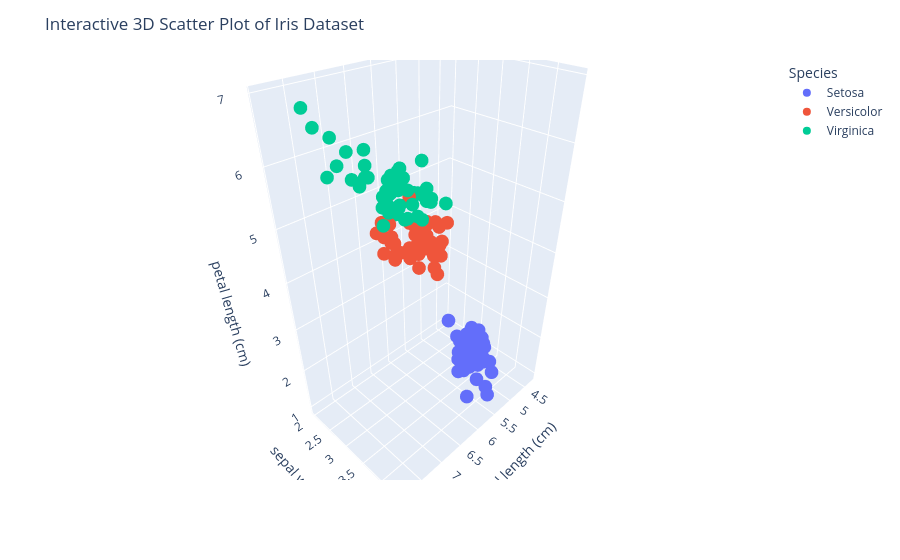
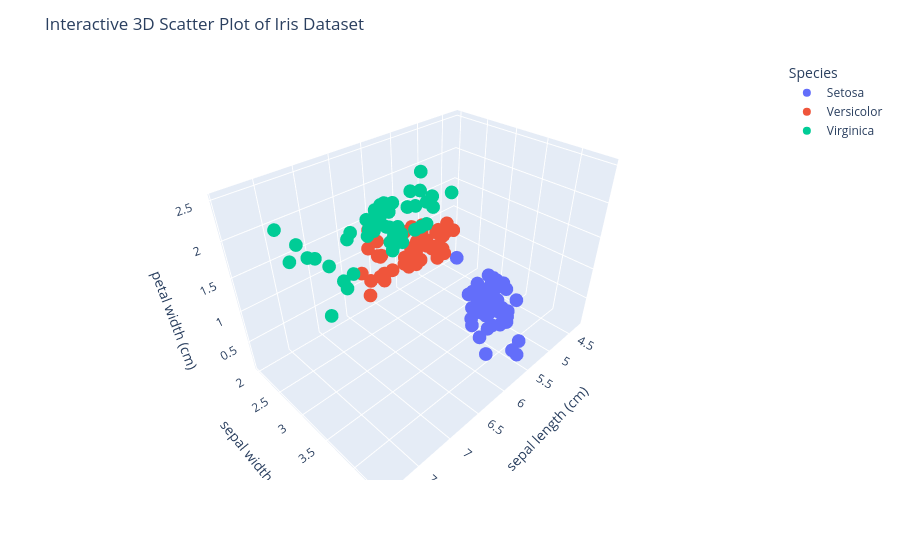
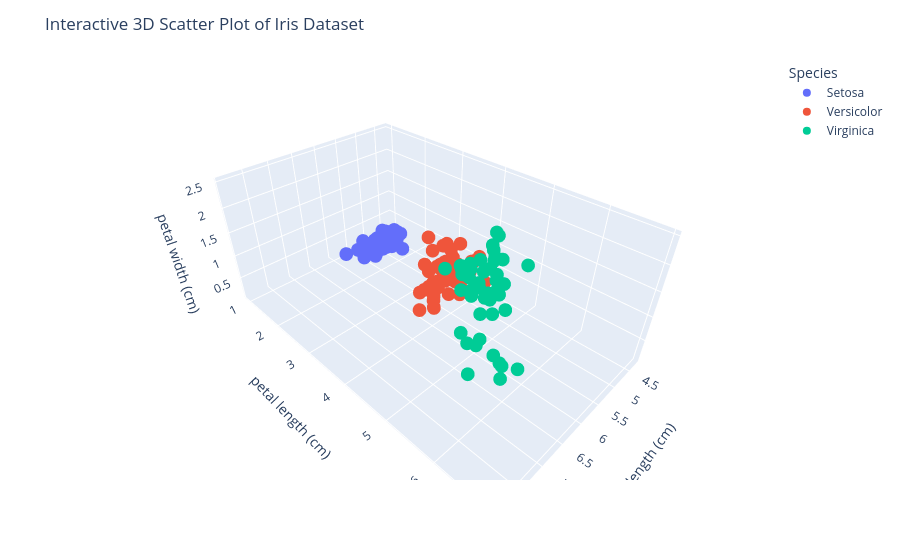
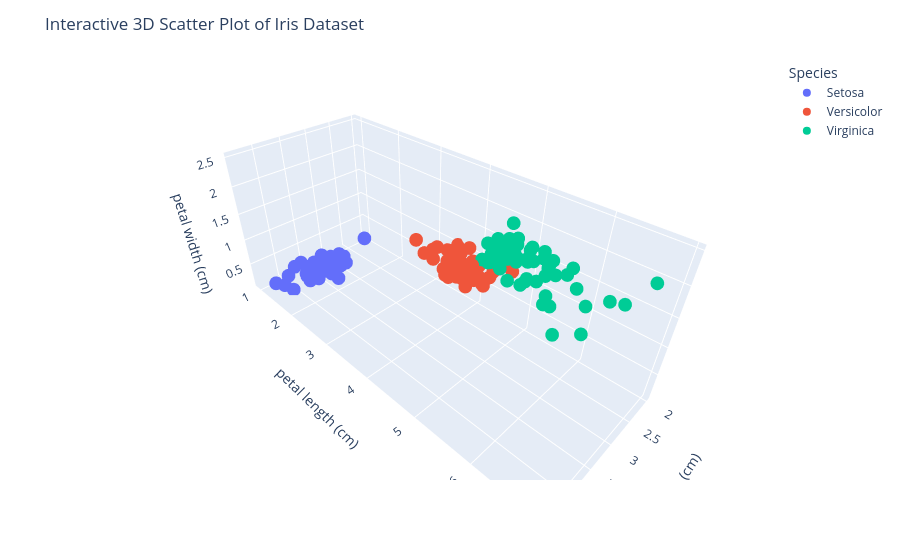

The notebook cell these images were saved under, in order:
### Code cell
import plotly.express as px
from sklearn.datasets import load_iris
import pandas as pd

# Cargar el conjunto de datos Iris
iris = load_iris()
df = pd.DataFrame(iris.data, columns=iris.feature_names)
df['species'] = iris.target

# Crear un gráfico interactivo con Plotly faltando la columna petal width (cm)
fig = px.scatter_3d(df, 
                    x='sepal length (cm)', 
                    y='sepal width (cm)', 
                    z='petal length (cm)',
                    color=df['species'].map({0: 'Setosa', 1: 'Versicolor', 2: 'Virginica'}),
                    labels={'color': 'Species'})

fig.update_layout(title="Interactive 3D Scatter Plot of Iris Dataset")
fig.show()


# Crear un gráfico interactivo con Plotly faltando la columna petal length (cm)
fig = px.scatter_3d(df, 
                    x='sepal length (cm)', 
                    y='sepal width (cm)', 
                    z='petal width (cm)',
                    color=df['species'].map({0: 'Setosa', 1: 'Versicolor', 2: 'Virginica'}),
                    labels={'color': 'Species'})

fig.update_layout(title="Interactive 3D Scatter Plot of Iris Dataset")
fig.show()  


# Crear un gráfico interactivo con Plotly faltando la columna sepal length (cm)
fig = px.scatter_3d(df, 
                    x='sepal length (cm)', 
                    y='petal length (cm)', 
                    z='petal width (cm)',
                    color=df['species'].map({0: 'Setosa', 1: 'Versicolor', 2: 'Virginica'}),
                    labels={'color': 'Species'})

fig.update_layout(title="Interactive 3D Scatter Plot of Iris Dataset")
fig.show()


# Crear un gráfico interactivo con Plotly faltando la columna sepal width (cm)
fig = px.scatter_3d(df, 
                    x='sepal width (cm)', 
                    y='petal length (cm)', 
                    z='petal width (cm)',
                    color=df['species'].map({0: 'Setosa', 1: 'Versicolor', 2: 'Virginica'}),
                    labels={'color': 'Species'})

fig.update_layout(title="Interactive 3D Scatter Plot of Iris Dataset")
fig.show()

### Figure 1 — Plotly figure (JSON) as saved in the notebook; plotly's stock layout.template omitted (floating-point values rounded to 4 significant figures)
{"data": [{"hovertemplate": "Species=Setosa<br>sepal length (cm)=%{x}<br>sepal width (cm)=%{y}<br>petal length (cm)=%{z}<extra></extra>", "legendgroup": "Setosa", "marker": {"color": "#636efa", "symbol": "circle"}, "mode": "markers", "name": "Setosa", "scene": "scene", "showlegend": true, "type": "scatter3d", "x": [5.1, 4.9, 4.7, 4.6, 5, 5.4, 4.6, 5, 4.4, 4.9, 5.4, 4.8, 4.8, 4.3, 5.8, 5.7, 5.4, 5.1, 5.7, 5.1, 5.4, 5.1, 4.6, 5.1, 4.8, 5, 5, 5.2, 5.2, 4.7, 4.8, 5.4, 5.2, 5.5, 4.9, 5, 5.5, 4.9, 4.4, 5.1, 5, 4.5, 4.4, 5, 5.1, 4.8, 5.1, 4.6, 5.3, 5], "y": [3.5, 3, 3.2, 3.1, 3.6, 3.9, 3.4, 3.4, 2.9, 3.1, 3.7, 3.4, 3, 3, 4, 4.4, 3.9, 3.5, 3.8, 3.8, 3.4, 3.7, 3.6, 3.3, 3.4, 3, 3.4, 3.5, 3.4, 3.2, 3.1, 3.4, 4.1, 4.2, 3.1, 3.2, 3.5, 3.6, 3, 3.4, 3.5, 2.3, 3.2, 3.5, 3.8, 3, 3.8, 3.2, 3.7, 3.3], "z": [1.4, 1.4, 1.3, 1.5, 1.4, 1.7, 1.4, 1.5, 1.4, 1.5, 1.5, 1.6, 1.4, 1.1, 1.2, 1.5, 1.3, 1.4, 1.7, 1.5, 1.7, 1.5, 1, 1.7, 1.9, 1.6, 1.6, 1.5, 1.4, 1.6, 1.6, 1.5, 1.5, 1.4, 1.5, 1.2, 1.3, 1.4, 1.3, 1.5, 1.3, 1.3, 1.3, 1.6, 1.9, 1.4, 1.6, 1.4, 1.5, 1.4]}, {"hovertemplate": "Species=Versicolor<br>sepal length (cm)=%{x}<br>sepal width (cm)=%{y}<br>petal length (cm)=%{z}<extra></extra>", "legendgroup": "Versicolor", "marker": {"color": "#EF553B", "symbol": "circle"}, "mode": "markers", "name": "Versicolor", "scene": "scene", "showlegend": true, "type": "scatter3d", "x": [7, 6.4, 6.9, 5.5, 6.5, 5.7, 6.3, 4.9, 6.6, 5.2, 5, 5.9, 6, 6.1, 5.6, 6.7, 5.6, 5.8, 6.2, 5.6, 5.9, 6.1, 6.3, 6.1, 6.4, 6.6, 6.8, 6.7, 6, 5.7, 5.5, 5.5, 5.8, 6, 5.4, 6, 6.7, 6.3, 5.6, 5.5, 5.5, 6.1, 5.8, 5, 5.6, 5.7, 5.7, 6.2, 5.1, 5.7], "y": [3.2, 3.2, 3.1, 2.3, 2.8, 2.8, 3.3, 2.4, 2.9, 2.7, 2, 3, 2.2, 2.9, 2.9, 3.1, 3, 2.7, 2.2, 2.5, 3.2, 2.8, 2.5, 2.8, 2.9, 3, 2.8, 3, 2.9, 2.6, 2.4, 2.4, 2.7, 2.7, 3, 3.4, 3.1, 2.3, 3, 2.5, 2.6, 3, 2.6, 2.3, 2.7, 3, 2.9, 2.9, 2.5, 2.8], "z": [4.7, 4.5, 4.9, 4, 4.6, 4.5, 4.7, 3.3, 4.6, 3.9, 3.5, 4.2, 4, 4.7, 3.6, 4.4, 4.5, 4.1, 4.5, 3.9, 4.8, 4, 4.9, 4.7, 4.3, 4.4, 4.8, 5, 4.5, 3.5, 3.8, 3.7, 3.9, 5.1, 4.5, 4.5, 4.7, 4.4, 4.1, 4, 4.4, 4.6, 4, 3.3, 4.2, 4.2, 4.2, 4.3, 3, 4.1]}, {"hovertemplate": "Species=Virginica<br>sepal length (cm)=%{x}<br>sepal width (cm)=%{y}<br>petal length (cm)=%{z}<extra></extra>", "legendgroup": "Virginica", "marker": {"color": "#00cc96", "symbol": "circle"}, "mode": "markers", "name": "Virginica", "scene": "scene", "showlegend": true, "type": "scatter3d", "x": [6.3, 5.8, 7.1, 6.3, 6.5, 7.6, 4.9, 7.3, 6.7, 7.2, 6.5, 6.4, 6.8, 5.7, 5.8, 6.4, 6.5, 7.7, 7.7, 6, 6.9, 5.6, 7.7, 6.3, 6.7, 7.2, 6.2, 6.1, 6.4, 7.2, 7.4, 7.9, 6.4, 6.3, 6.1, 7.7, 6.3, 6.4, 6, 6.9, 6.7, 6.9, 5.8, 6.8, 6.7, 6.7, 6.3, 6.5, 6.2, 5.9], "y": [3.3, 2.7, 3, 2.9, 3, 3, 2.5, 2.9, 2.5, 3.6, 3.2, 2.7, 3, 2.5, 2.8, 3.2, 3, 3.8, 2.6, 2.2, 3.2, 2.8, 2.8, 2.7, 3.3, 3.2, 2.8, 3, 2.8, 3, 2.8, 3.8, 2.8, 2.8, 2.6, 3, 3.4, 3.1, 3, 3.1, 3.1, 3.1, 2.7, 3.2, 3.3, 3, 2.5, 3, 3.4, 3], "z": [6, 5.1, 5.9, 5.6, 5.8, 6.6, 4.5, 6.3, 5.8, 6.1, 5.1, 5.3, 5.5, 5, 5.1, 5.3, 5.5, 6.7, 6.9, 5, 5.7, 4.9, 6.7, 4.9, 5.7, 6, 4.8, 4.9, 5.6, 5.8, 6.1, 6.4, 5.6, 5.1, 5.6, 6.1, 5.6, 5.5, 4.8, 5.4, 5.6, 5.1, 5.1, 5.9, 5.7, 5.2, 5, 5.2, 5.4, 5.1]}], "layout": {"legend": {"title": {"text": "Species"}, "tracegroupgap": 0}, "margin": {"t": 60}, "scene": {"domain": {"x": [0, 1], "y": [0, 1]}, "xaxis": {"title": {"text": "sepal length (cm)"}}, "yaxis": {"title": {"text": "sepal width (cm)"}}, "zaxis": {"title": {"text": "petal length (cm)"}}}, "title": {"text": "Interactive 3D Scatter Plot of Iris Dataset"}}}

### Figure 2 — Plotly figure (JSON) as saved in the notebook; plotly's stock layout.template omitted (floating-point values rounded to 4 significant figures)
{"data": [{"hovertemplate": "Species=Setosa<br>sepal length (cm)=%{x}<br>sepal width (cm)=%{y}<br>petal width (cm)=%{z}<extra></extra>", "legendgroup": "Setosa", "marker": {"color": "#636efa", "symbol": "circle"}, "mode": "markers", "name": "Setosa", "scene": "scene", "showlegend": true, "type": "scatter3d", "x": [5.1, 4.9, 4.7, 4.6, 5, 5.4, 4.6, 5, 4.4, 4.9, 5.4, 4.8, 4.8, 4.3, 5.8, 5.7, 5.4, 5.1, 5.7, 5.1, 5.4, 5.1, 4.6, 5.1, 4.8, 5, 5, 5.2, 5.2, 4.7, 4.8, 5.4, 5.2, 5.5, 4.9, 5, 5.5, 4.9, 4.4, 5.1, 5, 4.5, 4.4, 5, 5.1, 4.8, 5.1, 4.6, 5.3, 5], "y": [3.5, 3, 3.2, 3.1, 3.6, 3.9, 3.4, 3.4, 2.9, 3.1, 3.7, 3.4, 3, 3, 4, 4.4, 3.9, 3.5, 3.8, 3.8, 3.4, 3.7, 3.6, 3.3, 3.4, 3, 3.4, 3.5, 3.4, 3.2, 3.1, 3.4, 4.1, 4.2, 3.1, 3.2, 3.5, 3.6, 3, 3.4, 3.5, 2.3, 3.2, 3.5, 3.8, 3, 3.8, 3.2, 3.7, 3.3], "z": [0.2, 0.2, 0.2, 0.2, 0.2, 0.4, 0.3, 0.2, 0.2, 0.1, 0.2, 0.2, 0.1, 0.1, 0.2, 0.4, 0.4, 0.3, 0.3, 0.3, 0.2, 0.4, 0.2, 0.5, 0.2, 0.2, 0.4, 0.2, 0.2, 0.2, 0.2, 0.4, 0.1, 0.2, 0.2, 0.2, 0.2, 0.1, 0.2, 0.2, 0.3, 0.3, 0.2, 0.6, 0.4, 0.3, 0.2, 0.2, 0.2, 0.2]}, {"hovertemplate": "Species=Versicolor<br>sepal length (cm)=%{x}<br>sepal width (cm)=%{y}<br>petal width (cm)=%{z}<extra></extra>", "legendgroup": "Versicolor", "marker": {"color": "#EF553B", "symbol": "circle"}, "mode": "markers", "name": "Versicolor", "scene": "scene", "showlegend": true, "type": "scatter3d", "x": [7, 6.4, 6.9, 5.5, 6.5, 5.7, 6.3, 4.9, 6.6, 5.2, 5, 5.9, 6, 6.1, 5.6, 6.7, 5.6, 5.8, 6.2, 5.6, 5.9, 6.1, 6.3, 6.1, 6.4, 6.6, 6.8, 6.7, 6, 5.7, 5.5, 5.5, 5.8, 6, 5.4, 6, 6.7, 6.3, 5.6, 5.5, 5.5, 6.1, 5.8, 5, 5.6, 5.7, 5.7, 6.2, 5.1, 5.7], "y": [3.2, 3.2, 3.1, 2.3, 2.8, 2.8, 3.3, 2.4, 2.9, 2.7, 2, 3, 2.2, 2.9, 2.9, 3.1, 3, 2.7, 2.2, 2.5, 3.2, 2.8, 2.5, 2.8, 2.9, 3, 2.8, 3, 2.9, 2.6, 2.4, 2.4, 2.7, 2.7, 3, 3.4, 3.1, 2.3, 3, 2.5, 2.6, 3, 2.6, 2.3, 2.7, 3, 2.9, 2.9, 2.5, 2.8], "z": [1.4, 1.5, 1.5, 1.3, 1.5, 1.3, 1.6, 1, 1.3, 1.4, 1, 1.5, 1, 1.4, 1.3, 1.4, 1.5, 1, 1.5, 1.1, 1.8, 1.3, 1.5, 1.2, 1.3, 1.4, 1.4, 1.7, 1.5, 1, 1.1, 1, 1.2, 1.6, 1.5, 1.6, 1.5, 1.3, 1.3, 1.3, 1.2, 1.4, 1.2, 1, 1.3, 1.2, 1.3, 1.3, 1.1, 1.3]}, {"hovertemplate": "Species=Virginica<br>sepal length (cm)=%{x}<br>sepal width (cm)=%{y}<br>petal width (cm)=%{z}<extra></extra>", "legendgroup": "Virginica", "marker": {"color": "#00cc96", "symbol": "circle"}, "mode": "markers", "name": "Virginica", "scene": "scene", "showlegend": true, "type": "scatter3d", "x": [6.3, 5.8, 7.1, 6.3, 6.5, 7.6, 4.9, 7.3, 6.7, 7.2, 6.5, 6.4, 6.8, 5.7, 5.8, 6.4, 6.5, 7.7, 7.7, 6, 6.9, 5.6, 7.7, 6.3, 6.7, 7.2, 6.2, 6.1, 6.4, 7.2, 7.4, 7.9, 6.4, 6.3, 6.1, 7.7, 6.3, 6.4, 6, 6.9, 6.7, 6.9, 5.8, 6.8, 6.7, 6.7, 6.3, 6.5, 6.2, 5.9], "y": [3.3, 2.7, 3, 2.9, 3, 3, 2.5, 2.9, 2.5, 3.6, 3.2, 2.7, 3, 2.5, 2.8, 3.2, 3, 3.8, 2.6, 2.2, 3.2, 2.8, 2.8, 2.7, 3.3, 3.2, 2.8, 3, 2.8, 3, 2.8, 3.8, 2.8, 2.8, 2.6, 3, 3.4, 3.1, 3, 3.1, 3.1, 3.1, 2.7, 3.2, 3.3, 3, 2.5, 3, 3.4, 3], "z": [2.5, 1.9, 2.1, 1.8, 2.2, 2.1, 1.7, 1.8, 1.8, 2.5, 2, 1.9, 2.1, 2, 2.4, 2.3, 1.8, 2.2, 2.3, 1.5, 2.3, 2, 2, 1.8, 2.1, 1.8, 1.8, 1.8, 2.1, 1.6, 1.9, 2, 2.2, 1.5, 1.4, 2.3, 2.4, 1.8, 1.8, 2.1, 2.4, 2.3, 1.9, 2.3, 2.5, 2.3, 1.9, 2, 2.3, 1.8]}], "layout": {"legend": {"title": {"text": "Species"}, "tracegroupgap": 0}, "margin": {"t": 60}, "scene": {"domain": {"x": [0, 1], "y": [0, 1]}, "xaxis": {"title": {"text": "sepal length (cm)"}}, "yaxis": {"title": {"text": "sepal width (cm)"}}, "zaxis": {"title": {"text": "petal width (cm)"}}}, "title": {"text": "Interactive 3D Scatter Plot of Iris Dataset"}}}

### Figure 3 — Plotly figure (JSON) as saved in the notebook; plotly's stock layout.template omitted (floating-point values rounded to 4 significant figures)
{"data": [{"hovertemplate": "Species=Setosa<br>sepal length (cm)=%{x}<br>petal length (cm)=%{y}<br>petal width (cm)=%{z}<extra></extra>", "legendgroup": "Setosa", "marker": {"color": "#636efa", "symbol": "circle"}, "mode": "markers", "name": "Setosa", "scene": "scene", "showlegend": true, "type": "scatter3d", "x": [5.1, 4.9, 4.7, 4.6, 5, 5.4, 4.6, 5, 4.4, 4.9, 5.4, 4.8, 4.8, 4.3, 5.8, 5.7, 5.4, 5.1, 5.7, 5.1, 5.4, 5.1, 4.6, 5.1, 4.8, 5, 5, 5.2, 5.2, 4.7, 4.8, 5.4, 5.2, 5.5, 4.9, 5, 5.5, 4.9, 4.4, 5.1, 5, 4.5, 4.4, 5, 5.1, 4.8, 5.1, 4.6, 5.3, 5], "y": [1.4, 1.4, 1.3, 1.5, 1.4, 1.7, 1.4, 1.5, 1.4, 1.5, 1.5, 1.6, 1.4, 1.1, 1.2, 1.5, 1.3, 1.4, 1.7, 1.5, 1.7, 1.5, 1, 1.7, 1.9, 1.6, 1.6, 1.5, 1.4, 1.6, 1.6, 1.5, 1.5, 1.4, 1.5, 1.2, 1.3, 1.4, 1.3, 1.5, 1.3, 1.3, 1.3, 1.6, 1.9, 1.4, 1.6, 1.4, 1.5, 1.4], "z": [0.2, 0.2, 0.2, 0.2, 0.2, 0.4, 0.3, 0.2, 0.2, 0.1, 0.2, 0.2, 0.1, 0.1, 0.2, 0.4, 0.4, 0.3, 0.3, 0.3, 0.2, 0.4, 0.2, 0.5, 0.2, 0.2, 0.4, 0.2, 0.2, 0.2, 0.2, 0.4, 0.1, 0.2, 0.2, 0.2, 0.2, 0.1, 0.2, 0.2, 0.3, 0.3, 0.2, 0.6, 0.4, 0.3, 0.2, 0.2, 0.2, 0.2]}, {"hovertemplate": "Species=Versicolor<br>sepal length (cm)=%{x}<br>petal length (cm)=%{y}<br>petal width (cm)=%{z}<extra></extra>", "legendgroup": "Versicolor", "marker": {"color": "#EF553B", "symbol": "circle"}, "mode": "markers", "name": "Versicolor", "scene": "scene", "showlegend": true, "type": "scatter3d", "x": [7, 6.4, 6.9, 5.5, 6.5, 5.7, 6.3, 4.9, 6.6, 5.2, 5, 5.9, 6, 6.1, 5.6, 6.7, 5.6, 5.8, 6.2, 5.6, 5.9, 6.1, 6.3, 6.1, 6.4, 6.6, 6.8, 6.7, 6, 5.7, 5.5, 5.5, 5.8, 6, 5.4, 6, 6.7, 6.3, 5.6, 5.5, 5.5, 6.1, 5.8, 5, 5.6, 5.7, 5.7, 6.2, 5.1, 5.7], "y": [4.7, 4.5, 4.9, 4, 4.6, 4.5, 4.7, 3.3, 4.6, 3.9, 3.5, 4.2, 4, 4.7, 3.6, 4.4, 4.5, 4.1, 4.5, 3.9, 4.8, 4, 4.9, 4.7, 4.3, 4.4, 4.8, 5, 4.5, 3.5, 3.8, 3.7, 3.9, 5.1, 4.5, 4.5, 4.7, 4.4, 4.1, 4, 4.4, 4.6, 4, 3.3, 4.2, 4.2, 4.2, 4.3, 3, 4.1], "z": [1.4, 1.5, 1.5, 1.3, 1.5, 1.3, 1.6, 1, 1.3, 1.4, 1, 1.5, 1, 1.4, 1.3, 1.4, 1.5, 1, 1.5, 1.1, 1.8, 1.3, 1.5, 1.2, 1.3, 1.4, 1.4, 1.7, 1.5, 1, 1.1, 1, 1.2, 1.6, 1.5, 1.6, 1.5, 1.3, 1.3, 1.3, 1.2, 1.4, 1.2, 1, 1.3, 1.2, 1.3, 1.3, 1.1, 1.3]}, {"hovertemplate": "Species=Virginica<br>sepal length (cm)=%{x}<br>petal length (cm)=%{y}<br>petal width (cm)=%{z}<extra></extra>", "legendgroup": "Virginica", "marker": {"color": "#00cc96", "symbol": "circle"}, "mode": "markers", "name": "Virginica", "scene": "scene", "showlegend": true, "type": "scatter3d", "x": [6.3, 5.8, 7.1, 6.3, 6.5, 7.6, 4.9, 7.3, 6.7, 7.2, 6.5, 6.4, 6.8, 5.7, 5.8, 6.4, 6.5, 7.7, 7.7, 6, 6.9, 5.6, 7.7, 6.3, 6.7, 7.2, 6.2, 6.1, 6.4, 7.2, 7.4, 7.9, 6.4, 6.3, 6.1, 7.7, 6.3, 6.4, 6, 6.9, 6.7, 6.9, 5.8, 6.8, 6.7, 6.7, 6.3, 6.5, 6.2, 5.9], "y": [6, 5.1, 5.9, 5.6, 5.8, 6.6, 4.5, 6.3, 5.8, 6.1, 5.1, 5.3, 5.5, 5, 5.1, 5.3, 5.5, 6.7, 6.9, 5, 5.7, 4.9, 6.7, 4.9, 5.7, 6, 4.8, 4.9, 5.6, 5.8, 6.1, 6.4, 5.6, 5.1, 5.6, 6.1, 5.6, 5.5, 4.8, 5.4, 5.6, 5.1, 5.1, 5.9, 5.7, 5.2, 5, 5.2, 5.4, 5.1], "z": [2.5, 1.9, 2.1, 1.8, 2.2, 2.1, 1.7, 1.8, 1.8, 2.5, 2, 1.9, 2.1, 2, 2.4, 2.3, 1.8, 2.2, 2.3, 1.5, 2.3, 2, 2, 1.8, 2.1, 1.8, 1.8, 1.8, 2.1, 1.6, 1.9, 2, 2.2, 1.5, 1.4, 2.3, 2.4, 1.8, 1.8, 2.1, 2.4, 2.3, 1.9, 2.3, 2.5, 2.3, 1.9, 2, 2.3, 1.8]}], "layout": {"legend": {"title": {"text": "Species"}, "tracegroupgap": 0}, "margin": {"t": 60}, "scene": {"domain": {"x": [0, 1], "y": [0, 1]}, "xaxis": {"title": {"text": "sepal length (cm)"}}, "yaxis": {"title": {"text": "petal length (cm)"}}, "zaxis": {"title": {"text": "petal width (cm)"}}}, "title": {"text": "Interactive 3D Scatter Plot of Iris Dataset"}}}

### Figure 4 — Plotly figure (JSON) as saved in the notebook; plotly's stock layout.template omitted (floating-point values rounded to 4 significant figures)
{"data": [{"hovertemplate": "Species=Setosa<br>sepal width (cm)=%{x}<br>petal length (cm)=%{y}<br>petal width (cm)=%{z}<extra></extra>", "legendgroup": "Setosa", "marker": {"color": "#636efa", "symbol": "circle"}, "mode": "markers", "name": "Setosa", "scene": "scene", "showlegend": true, "type": "scatter3d", "x": [3.5, 3, 3.2, 3.1, 3.6, 3.9, 3.4, 3.4, 2.9, 3.1, 3.7, 3.4, 3, 3, 4, 4.4, 3.9, 3.5, 3.8, 3.8, 3.4, 3.7, 3.6, 3.3, 3.4, 3, 3.4, 3.5, 3.4, 3.2, 3.1, 3.4, 4.1, 4.2, 3.1, 3.2, 3.5, 3.6, 3, 3.4, 3.5, 2.3, 3.2, 3.5, 3.8, 3, 3.8, 3.2, 3.7, 3.3], "y": [1.4, 1.4, 1.3, 1.5, 1.4, 1.7, 1.4, 1.5, 1.4, 1.5, 1.5, 1.6, 1.4, 1.1, 1.2, 1.5, 1.3, 1.4, 1.7, 1.5, 1.7, 1.5, 1, 1.7, 1.9, 1.6, 1.6, 1.5, 1.4, 1.6, 1.6, 1.5, 1.5, 1.4, 1.5, 1.2, 1.3, 1.4, 1.3, 1.5, 1.3, 1.3, 1.3, 1.6, 1.9, 1.4, 1.6, 1.4, 1.5, 1.4], "z": [0.2, 0.2, 0.2, 0.2, 0.2, 0.4, 0.3, 0.2, 0.2, 0.1, 0.2, 0.2, 0.1, 0.1, 0.2, 0.4, 0.4, 0.3, 0.3, 0.3, 0.2, 0.4, 0.2, 0.5, 0.2, 0.2, 0.4, 0.2, 0.2, 0.2, 0.2, 0.4, 0.1, 0.2, 0.2, 0.2, 0.2, 0.1, 0.2, 0.2, 0.3, 0.3, 0.2, 0.6, 0.4, 0.3, 0.2, 0.2, 0.2, 0.2]}, {"hovertemplate": "Species=Versicolor<br>sepal width (cm)=%{x}<br>petal length (cm)=%{y}<br>petal width (cm)=%{z}<extra></extra>", "legendgroup": "Versicolor", "marker": {"color": "#EF553B", "symbol": "circle"}, "mode": "markers", "name": "Versicolor", "scene": "scene", "showlegend": true, "type": "scatter3d", "x": [3.2, 3.2, 3.1, 2.3, 2.8, 2.8, 3.3, 2.4, 2.9, 2.7, 2, 3, 2.2, 2.9, 2.9, 3.1, 3, 2.7, 2.2, 2.5, 3.2, 2.8, 2.5, 2.8, 2.9, 3, 2.8, 3, 2.9, 2.6, 2.4, 2.4, 2.7, 2.7, 3, 3.4, 3.1, 2.3, 3, 2.5, 2.6, 3, 2.6, 2.3, 2.7, 3, 2.9, 2.9, 2.5, 2.8], "y": [4.7, 4.5, 4.9, 4, 4.6, 4.5, 4.7, 3.3, 4.6, 3.9, 3.5, 4.2, 4, 4.7, 3.6, 4.4, 4.5, 4.1, 4.5, 3.9, 4.8, 4, 4.9, 4.7, 4.3, 4.4, 4.8, 5, 4.5, 3.5, 3.8, 3.7, 3.9, 5.1, 4.5, 4.5, 4.7, 4.4, 4.1, 4, 4.4, 4.6, 4, 3.3, 4.2, 4.2, 4.2, 4.3, 3, 4.1], "z": [1.4, 1.5, 1.5, 1.3, 1.5, 1.3, 1.6, 1, 1.3, 1.4, 1, 1.5, 1, 1.4, 1.3, 1.4, 1.5, 1, 1.5, 1.1, 1.8, 1.3, 1.5, 1.2, 1.3, 1.4, 1.4, 1.7, 1.5, 1, 1.1, 1, 1.2, 1.6, 1.5, 1.6, 1.5, 1.3, 1.3, 1.3, 1.2, 1.4, 1.2, 1, 1.3, 1.2, 1.3, 1.3, 1.1, 1.3]}, {"hovertemplate": "Species=Virginica<br>sepal width (cm)=%{x}<br>petal length (cm)=%{y}<br>petal width (cm)=%{z}<extra></extra>", "legendgroup": "Virginica", "marker": {"color": "#00cc96", "symbol": "circle"}, "mode": "markers", "name": "Virginica", "scene": "scene", "showlegend": true, "type": "scatter3d", "x": [3.3, 2.7, 3, 2.9, 3, 3, 2.5, 2.9, 2.5, 3.6, 3.2, 2.7, 3, 2.5, 2.8, 3.2, 3, 3.8, 2.6, 2.2, 3.2, 2.8, 2.8, 2.7, 3.3, 3.2, 2.8, 3, 2.8, 3, 2.8, 3.8, 2.8, 2.8, 2.6, 3, 3.4, 3.1, 3, 3.1, 3.1, 3.1, 2.7, 3.2, 3.3, 3, 2.5, 3, 3.4, 3], "y": [6, 5.1, 5.9, 5.6, 5.8, 6.6, 4.5, 6.3, 5.8, 6.1, 5.1, 5.3, 5.5, 5, 5.1, 5.3, 5.5, 6.7, 6.9, 5, 5.7, 4.9, 6.7, 4.9, 5.7, 6, 4.8, 4.9, 5.6, 5.8, 6.1, 6.4, 5.6, 5.1, 5.6, 6.1, 5.6, 5.5, 4.8, 5.4, 5.6, 5.1, 5.1, 5.9, 5.7, 5.2, 5, 5.2, 5.4, 5.1], "z": [2.5, 1.9, 2.1, 1.8, 2.2, 2.1, 1.7, 1.8, 1.8, 2.5, 2, 1.9, 2.1, 2, 2.4, 2.3, 1.8, 2.2, 2.3, 1.5, 2.3, 2, 2, 1.8, 2.1, 1.8, 1.8, 1.8, 2.1, 1.6, 1.9, 2, 2.2, 1.5, 1.4, 2.3, 2.4, 1.8, 1.8, 2.1, 2.4, 2.3, 1.9, 2.3, 2.5, 2.3, 1.9, 2, 2.3, 1.8]}], "layout": {"legend": {"title": {"text": "Species"}, "tracegroupgap": 0}, "margin": {"t": 60}, "scene": {"domain": {"x": [0, 1], "y": [0, 1]}, "xaxis": {"title": {"text": "sepal width (cm)"}}, "yaxis": {"title": {"text": "petal length (cm)"}}, "zaxis": {"title": {"text": "petal width (cm)"}}}, "title": {"text": "Interactive 3D Scatter Plot of Iris Dataset"}}}
